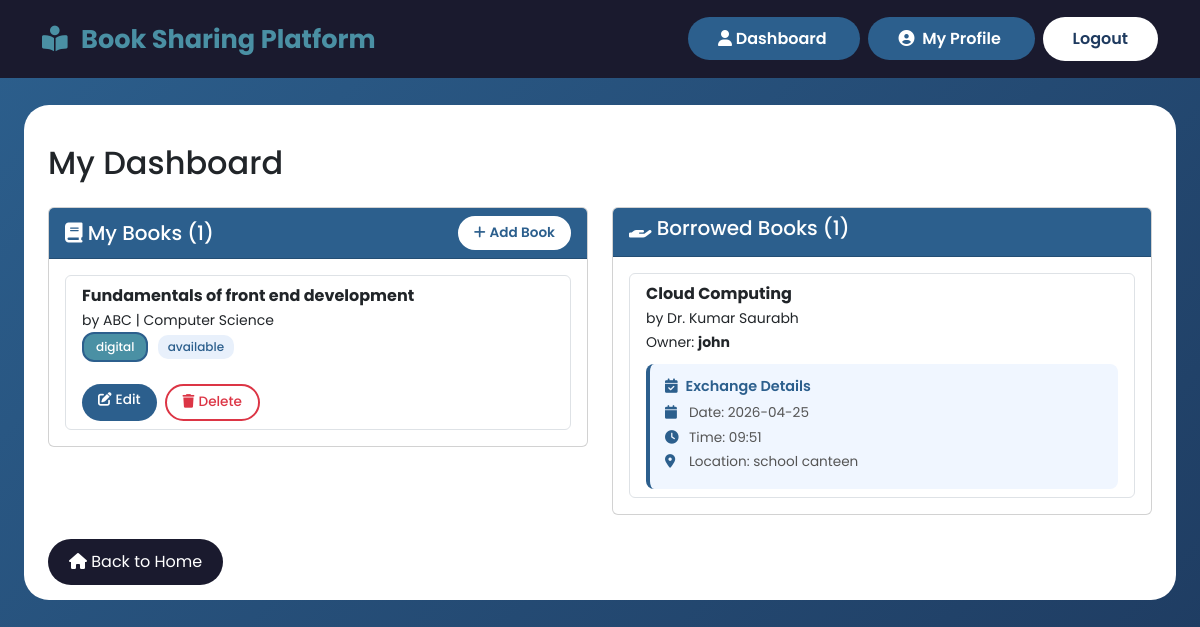
The app's page /dashboard (signed in), older data.
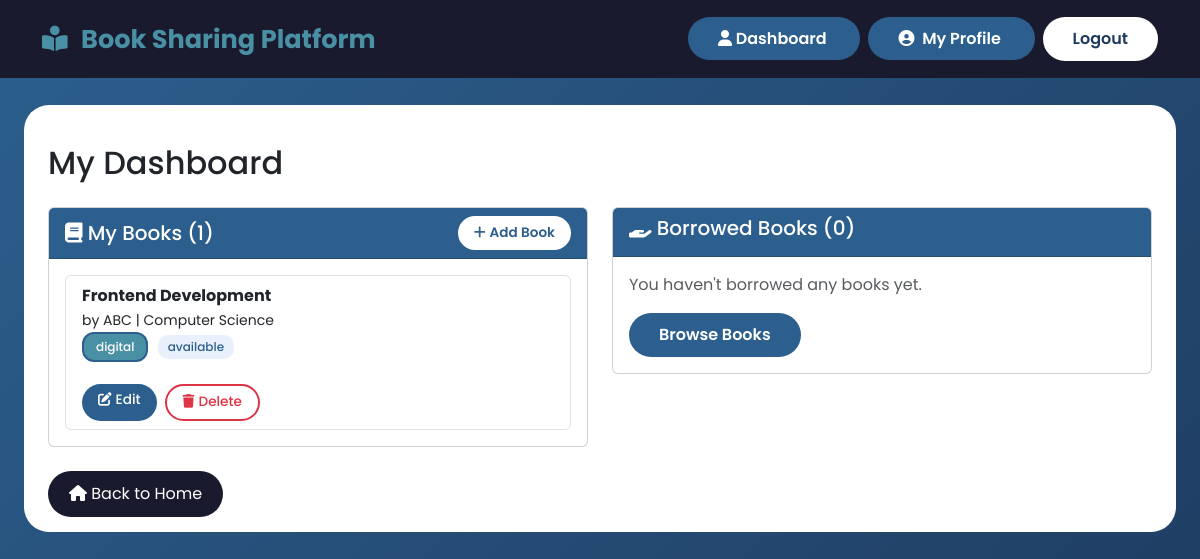
The same page, newer data.
### tables this page shows
CREATE TABLE books (
    id INTEGER PRIMARY KEY AUTOINCREMENT,
    owner_id INTEGER NOT NULL,
    title TEXT NOT NULL,
    author TEXT NOT NULL,
    category TEXT NOT NULL,
    status TEXT DEFAULT 'available',
    location_notes TEXT,
    type TEXT NOT NULL,
    image_file TEXT, -- Added this to store "data.jpg", "python.webp", etc.
    file_path TEXT,
    added_date TIMESTAMP DEFAULT CURRENT_TIMESTAMP,
    FOREIGN KEY (owner_id) REFERENCES users (id)
);

CREATE TABLE borrow_requests (
    id INTEGER PRIMARY KEY AUTOINCREMENT,
    book_id INTEGER NOT NULL,
    borrower_id INTEGER NOT NULL,
    proposed_date TEXT,
    proposed_time TEXT,
    proposed_location TEXT,
    status TEXT DEFAULT 'pending',
    request_date TIMESTAMP DEFAULT CURRENT_TIMESTAMP,
    FOREIGN KEY (book_id) REFERENCES books (id),
    FOREIGN KEY (borrower_id) REFERENCES users (id)
);

CREATE TABLE users (
    id INTEGER PRIMARY KEY AUTOINCREMENT,
    username TEXT UNIQUE NOT NULL,
    email TEXT UNIQUE NOT NULL,
    password TEXT NOT NULL,
    role TEXT DEFAULT 'member',
    location TEXT,
    contact_info TEXT,
    created_at TIMESTAMP DEFAULT CURRENT_TIMESTAMP
);

### app.py (the view)
@app.route('/dashboard')
@login_required
def dashboard():
    conn = get_db_connection()
    my_books = conn.execute('''
    SELECT b.*,
           br.proposed_date, br.proposed_time, br.proposed_location,
           u.username as borrower_name
    FROM books b
    LEFT JOIN borrow_requests br ON br.book_id = b.id AND br.status = "accepted"
    LEFT JOIN users u ON br.borrower_id = u.id
    WHERE b.owner_id = ?
''', (current_user.id,)).fetchall()
    borrowed_books = conn.execute('''
        SELECT b.*, u.username as owner_name,
               br.proposed_date, br.proposed_time, br.proposed_location
        FROM borrow_transactions bt
        JOIN books b ON bt.book_id = b.id
        JOIN users u ON b.owner_id = u.id
        JOIN borrow_requests br ON bt.request_id = br.id
        WHERE bt.borrower_id = ? AND bt.status = "borrowed"
    ''', (current_user.id,)).fetchall()
    incoming_requests = conn.execute('''
        SELECT br.*, b.title as book_title, b.author as book_author,
               u.username as borrower_name
        FROM borrow_requests br
        JOIN books b ON br.book_id = b.id
        JOIN users u ON br.borrower_id = u.id
        WHERE b.owner_id = ? AND br.status IN ("pending", "alternative_suggested")
    ''', (current_user.id,)).fetchall()
    pending_alternatives = conn.execute('''
        SELECT br.*, b.title as book_title
        FROM borrow_requests br
        JOIN books b ON br.book_id = b.id
        WHERE br.borrower_id = ? AND br.status = "alternative_suggested"
''', (current_user.id,)).fetchall()
    conn.close()
    return render_template('dashboard.html',
                       my_books=my_books,
                       borrowed_books=borrowed_books,
                       incoming_requests=incoming_requests,
                       pending_alternatives=pending_alternatives)

### app.py (called while the page is built)
def get_db_connection():
    connection = sqlite3.connect('database.db')
    connection.row_factory = sqlite3.Row
    return connection

@login_manager.user_loader
def load_user(user_id):
    conn = get_db_connection()
    user = conn.execute('SELECT * FROM users WHERE id = ?', (user_id,)).fetchone()
    conn.close()
    if user:
        return User(user['id'], user['username'], user['email'], user['role'])
    return None

### templates/dashboard.html (shortened to what the changed rows need)
<!DOCTYPE html>
<html lang="en">
<head>
    <link href="https://cdn.jsdelivr.net/npm/bootstrap@5.3.0/dist/css/bootstrap.min.css" rel="stylesheet">
    <link rel="stylesheet" href="https://cdnjs.cloudflare.com/ajax/libs/font-awesome/6.4.0/css/all.min.css">
    <link rel="stylesheet" href="{{ url_for('static', filename='css/style.css') }}">
</head>
<body>
    <section class="dashboard">
        <div class="dashboard-pg">
            <div class="container mt-4">
                <h2>My Dashboard</h2>
                <section class="book-sec">
                    <div class="row mt-4">
                        <div class="col-md-6">
                            <div class="card">
                                <div class="card-body">
                                    {% if my_books %}
                                    <ul class="list-group">
                                        {% for book in my_books %}
                                        <li class="list-group-item">
                                            <strong>{{ book['title'] }}</strong><br>
                                            <small>by {{ book['author'] }} | {{ book['category'] }}</small><br>
                                            <span class="book-type type-{{ book['type']|lower }}">{{ book['type']
                                                }}</span>
                                            <span class="status-badge">{{ book['status'] }}</span>
                                            {% if book['status']|lower == 'available' %}
                                            <div class="book-actions">
                                                <a href="{{ url_for('edit_book', book_id=book['id']) }}"
                                                    class="btn-edit">
                                                    <i class="fas fa-edit me-1"></i>Edit
                                                </a>
                                                <a href="{{ url_for('delete_book', book_id=book['id']) }}"
                                                    class="btn-delete"
                                                    onclick="return confirm('Are you sure you want to delete this book?')">
                                                    <i class="fas fa-trash me-1"></i>Delete
                                                </a>
                                            </div>
                                            {% endif %}
                                        </li>
                                        {% endfor %}
                                    </ul>
                                    {% else %}
                                    <p class="text-muted">You haven't added any books yet.</p>
                                    <a href="{{ url_for('add_book') }}" class="btn btn-login">Add Your First Book</a>
                                    {% endif %}
                                </div>
                            </div>
                        </div>
                        <div class="col-md-6">
                            <div class="card">
                                <div class="card-header">
                                    <h5><i class="fas fa-hand-holding"></i> Borrowed Books ({{ borrowed_books|length }})
                                    </h5>
                                </div>
                                <div class="card-body">
                                    {% if borrowed_books %}
                                    <ul class="list-group">
                                        {% for book in borrowed_books %}
                                        <li class="list-group-item">
                                            <strong>{{ book['title'] }}</strong><br>
                                            <small>by {{ book['author'] }}</small><br>
                                            <small>Owner: <strong>{{ book['owner_name'] }}</strong></small>
                                            <div class="exchange-details">
                                                <p class="exchange-title">
                                                    <i class="fas fa-calendar-check me-2"></i>Exchange Details
                                                </p>
                                                <p class="exchange-meta">
                                                    <i class="fas fa-calendar me-2"></i>Date: {{ book['proposed_date']
                                                    }}
                                                </p>
                                                <p class="exchange-meta">
                                                    <i class="fas fa-clock me-2"></i>Time: {{ book['proposed_time'] }}
                                                </p>
                                                <p class="exchange-meta">
                                                    <i class="fas fa-map-marker-alt me-2"></i>Location: {{
                                                    book['proposed_location'] }}
                                                </p>
                                            </div>
                                        </li>
                                        {% endfor %}
                                    </ul>
                                    {% else %}
                                    <p class="text-muted">You haven't borrowed any books yet.</p>
                                    <a href="{{ url_for('index') }}" class="btn btn-login">Browse Books</a>
                                    {% endif %}
                                </div>
                            </div>
                        </div>
                    </div>
                </section>
            </div>
        </div>
    </section>
</body>
</html>

Row changes from the older to the newer data that the page shows:
removed books: title "Fundamentals of front end development", author "ABC", category "Computer Science", type "digital", status "available"
no longer on this page (row unchanged): borrow_requests: title "Cloud Computing", author "Dr. Kumar Saurabh", owner_name "john", proposed_date "2026-04-25", proposed_time "09:51", proposed_location "school canteen"
added books: title "Frontend Development", author "ABC", category "Computer Science", type "digital", status "available"
Text that changed along with them:
{{ borrowed_books|length }}: "1" → "0"
text now shown: "You haven't borrowed any books yet. Browse Books"
